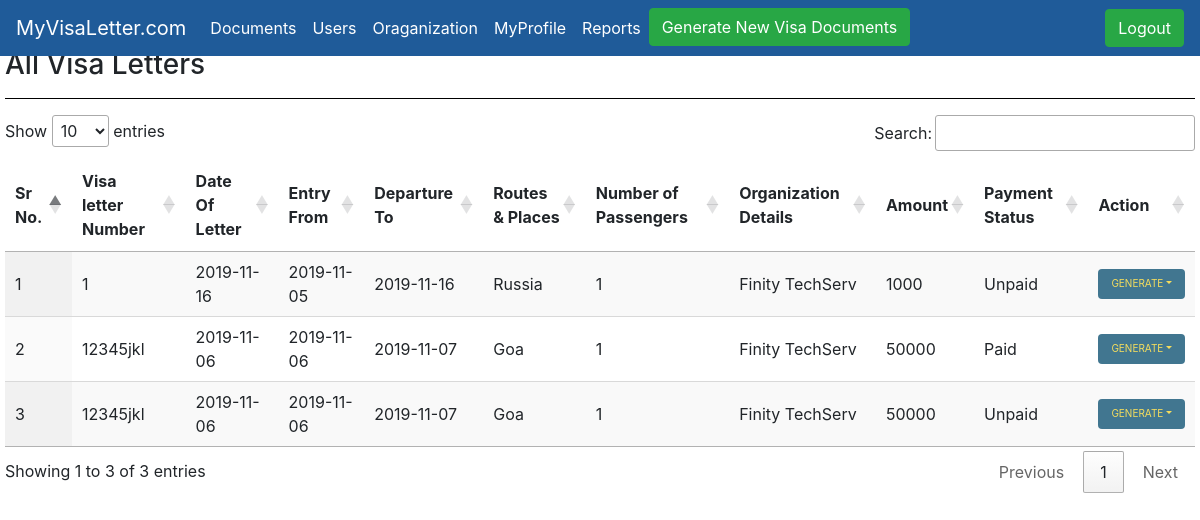
/ (signed in), run on the app's committed database.
### generateletter/models.py (models this page shows, shortened)
class Visaletters(models.Model):
    Organization_Details = models.ForeignKey(Organization,on_delete=models.PROTECT,related_name="Organization_Name",)
    MULTIPLICITY = (
        ("single", "single"),
        ("double", "double"),
    )
    PAS = (("1", "1"), ("2", "2"), ("3", "3"), ("4", "4"), ("5", "5"))
    TOUR = (
        ("TOURISM","TOURISM"),
        ("AIM TOURISM","AIM TOURISM")
    )
    GENDER = (
        ("M","M"),
        ("F","F"),
    )
    def number():
        no = Visaletters.objects.count()
        if no == None:
            return 1
        else:
            return (int(str( ( 220 - 64 ) + no + 1 )+"2019"))
    multiplicity = models.CharField(choices=MULTIPLICITY, default="SINGLE",max_length=100)
    no_passengers = models.IntegerField(default=1)
    Country = CountryField(blank_label='(select country)')
    Tourism= models.CharField(choices=TOUR, default="TOURISM",max_length= 100 )
    entry_from = models.CharField(max_length=200)
    departure_to = models.CharField(max_length=200)
    Visa_Letter_Number = models.CharField(default=number,max_length=200)
    Visa_Letter_N = models.CharField(default = str(number),editable=False,max_length=200)
    Date_of_letter = models.CharField(max_length=200, blank=True)
    Routes_and_Places = models.CharField(max_length=500, default="moscow")
    hotels = models.CharField(max_length=264)
    multi = (("Paid", "Paid"), ("unpaid", "unpaid"))
    Payment_status = models.CharField(max_length=200, choices=multi, default="unpaid")
    amount = models.PositiveIntegerField()
    firstname_1 = models.CharField(max_length=264)
    lastname_1 = models.CharField(max_length=264)
    Passport_Number_1 = models.CharField(max_length=200, unique=True)
    Date_Of_Birth_1 = models.CharField(max_length=200)
    Sex_1 = models.CharField(choices=GENDER,max_length=100)
    firstname_2 = models.CharField(max_length=264, blank=True)
    lastname_2 = models.CharField(max_length=264, blank=True)
    Passport_Number_2 = models.CharField(max_length=200, blank=True)
    Date_Of_Birth_2 = models.CharField(max_length=200, blank=True)
    Sex_2 = models.CharField(max_length=100,choices=GENDER, blank=True)
    firstname_3 = models.CharField(max_length=264, blank=True)
    lastname_3 = models.CharField(max_length=264, blank=True)
    Passport_Number_3 = models.CharField(max_length=200, blank=True)
    Date_Of_Birth_3 = models.CharField(max_length=200, blank=True)
    Sex_3 = models.CharField(max_length=100,choices=GENDER, blank=True)
    firstname_4 = models.CharField(max_length=264, blank=True)
    lastname_4 = models.CharField(max_length=264, blank=True)
    Passport_Number_4 = models.CharField(max_length=200, blank=True)
    Date_Of_Birth_4 = models.CharField(max_length=200, blank=True)
    Sex_4 = models.CharField(max_length=100,choices=GENDER, blank=True)
    firstname_5 = models.CharField(max_length=264, blank=True)
    lastname_5 = models.CharField(max_length=264, blank=True)
    Passport_Number_5 = models.CharField(max_length=200, blank=True)
    Date_Of_Birth_5 = models.CharField(max_length=200, blank=True)
    Sex_5 = models.CharField(max_length=100,choices=GENDER, blank=True)
    class Meta:
        verbose_name_plural = "Fill Form to Generate Visa Letter and Voucher"

class Organization(models.Model):
    Name_of_Organization = models.CharField(max_length=50)
    Address = models.TextField()
    def __str__(self):
        return self.Name_of_Organization
    class Meta:
        verbose_name_plural = "Manage Organizations"

### generateletter/views.py (the view)
# urls.py: path("", views.list_view.as_view(), name="view_visa_letter"),
@method_decorator(login_required, name='dispatch')
class list_view(ListView):
    model = Visaletters
    context_object_name = "list_view"
    template_name = "generateletter/view_visa_letter.html"

### templates/generateletter/view_visa_letter.html (shortened to what this page needs)
{% extends 'generateletter/base.html' %}
{% load static %}
{% block stylesheet %}
<link rel="stylesheet" type="text/css" href="https://cdn.datatables.net/1.10.20/css/jquery.dataTables.css">
{% endblock stylesheet %}
{% block content %}
<div style="margin-left: 5px;margin-right: 5px">
    <h3>All Visa Letters</h3>
    <hr>
    <table id="myTable" class="display">
        <thead>
            <tr>
                <th>Sr No.</th>
                <th>Visa letter Number</th>
                <th>Date Of Letter</th>
                <th>Entry From</th>
                <th>Departure To</th>
                <th>Routes & Places</th>
                <th>Number of Passengers</th>
                <th>Organization Details</th>
                <th>Amount</th>
                <th>Payment Status</th>
                <th>Action</th>
            </tr>
        </thead>
        {% for acc in list_view %}
        <tr style="font-size:16px">
          <td>{{ acc.pk }}</td>
          <td>{{ acc.Visa_Letter_Number }}</td>
          <td>{{ acc.Date_of_letter }}</td>
          <td>{{ acc.entry_from }}</td>
          <td>{{ acc.departure_to }}</td>
          <td>{{ acc.Routes_and_Places }}</td>
          <td>{{ acc.no_passengers }}</td>
          <td>{{ acc.Organization_Details }}</td>
          <td>{{ acc.amount }}</td>
          <td>{{ acc.Payment_status }}</td>
          <td class="dropdown"><a href ='#' class = 'btn  dropdown-toggle' id="dropdownMenuButton" data-toggle="dropdown" aria-haspopup="true" aria-expanded="false" style="font-size:10px;color:#F5DD5D;background-color: #417690;height: 30px;">GENERATE</a>
          </td>
        </tr>
      {% endfor %}
    </table>
</div>
{% endblock %}

### templates/generateletter/base.html (style rules this page uses)
hr { background-color: black; }

### data on the page
Visaletters: pk "1", Visa_Letter_Number "1", Date_of_letter "2019-11-16", entry_from "2019-11-05", departure_to "2019-11-16", Routes_and_Places "Russia", no_passengers "1", Organization_Details "Finity TechServ", amount "1000", Payment_status "Unpaid"
Visaletters: pk "2", Visa_Letter_Number "12345jkl", Date_of_letter "2019-11-06", entry_from "2019-11-06", departure_to "2019-11-07", Routes_and_Places "Goa", no_passengers "1", Organization_Details "Finity TechServ", amount "50000", Payment_status "Paid"
Visaletters: pk "3", Visa_Letter_Number "12345jkl", Date_of_letter "2019-11-06", entry_from "2019-11-06", departure_to "2019-11-07", Routes_and_Places "Goa", no_passengers "1", Organization_Details "Finity TechServ", amount "50000", Payment_status "Unpaid"
